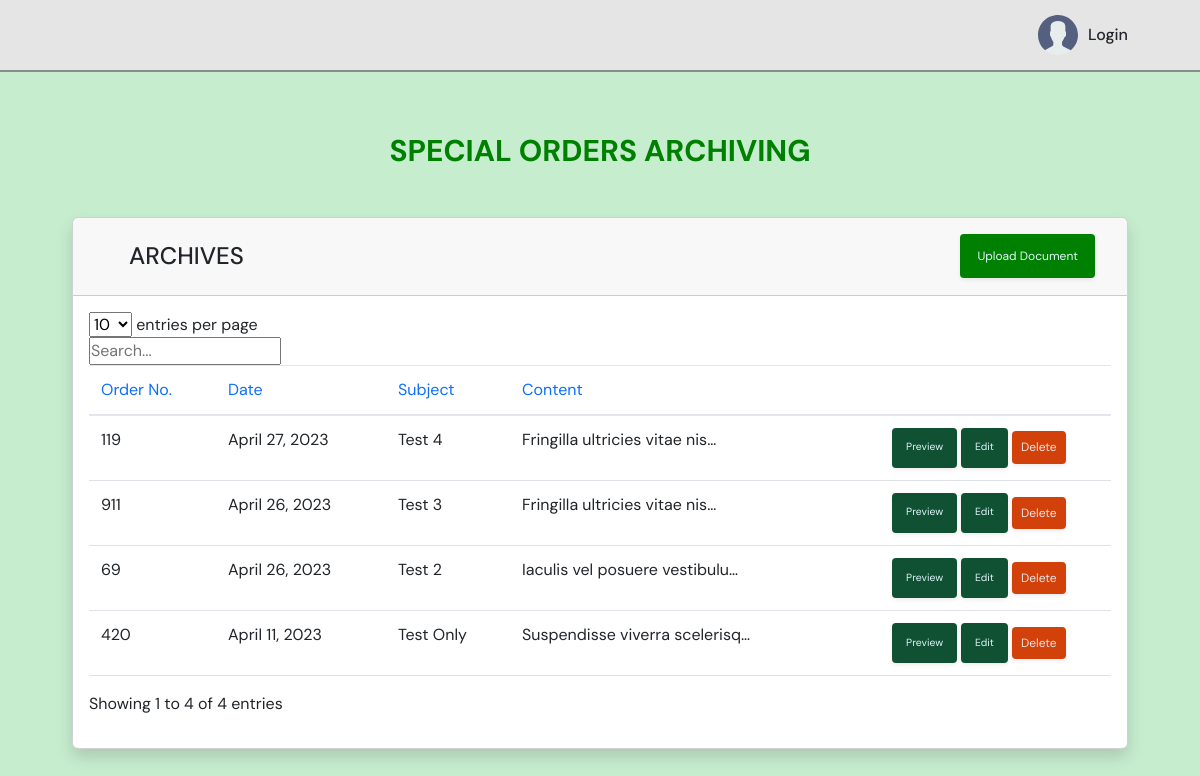
/special-orders/, run on the app's committed database.
### home/models.py (models this page shows, shortened)
class SpecialOrder(models.Model):
    so_no = models.CharField(max_length=10, primary_key=True)
    so_date = models.DateField(null=True, blank=True)
    so_file = models.FileField(null=True, blank=True)
    so_subject =  models.CharField(max_length=255, null=True, blank=True)
    so_content = models.TextField(null=True, blank=True)
    so_for = models.CharField(max_length=100, null=True, blank=True)
    so_signedby = models.CharField(max_length=100, null=True, blank=True)
    created_at = models.DateTimeField(auto_now_add=True)
    created_by = models.CharField(max_length=100, null=True, blank=True)
    modified_at = models.DateTimeField(auto_now=True)
    modified_by = models.CharField(max_length=100, null=True, blank=True)
    class Meta:
        ordering = ['-created_at']

### home/views.py (the view)
# urls.py: path('special-orders/', views.special_orders, name="special-orders"),
def special_orders(request):
    orders = SpecialOrder.objects.all()
    context = {
        'navbar': 'orders',
        'orders': orders
    }
    return render(request, 'home/special_orders.html', context)

### templates/home/special_orders.html (shortened to what this page needs)
{% extends 'index.html' %}
{% load static %}
{% block css %}
<link rel="stylesheet" href="{% static 'css/datatables.css' %}" />
{% endblock css %}
{% block content %}
<main>
	<div class="container">
		<h2 class="head-text">SPECIAL ORDERS ARCHIVING</h2>
		<div class="card shadow mb-4 mt-5">
			<div class="dashboard-header card-header py-3 d-flex flex-row align-items-center justify-content-between">
				<h4 class="font-weight-bold archives">Archives</h4>
				<a href="{% url 'add-order' %}" class="add-docs d-none d-sm-inline-block btn btn-sm shadow-sm"> Upload Document </a>
			</div>
			<div class="card-body">
				<div class="table-responsive">
					<table class="table datatable" width="100%" cellspacing="0">
						<thead>
							<tr>
								<th>Order No.</th>
								<th>Date</th>
								<th>Subject</th>
								<th>Content</th>
								<th></th>
							</tr>
						</thead>
						<tbody>
							{% for order in orders %}
							<tr>
								<td>{{order.so_no}}</td>
								<td>{{order.so_date}}</td>
								<td>{{order.so_subject}}</td>
								<td>{{order.so_content|truncatechars:30}}</td>
								<td class="text-center">
									<span class="pop dl-docs d-none d-sm-inline-block btn btn-sm shadow-sm"> Preview </span>
									<a href="{% url 'edit-order' order.so_no %}" class="dl-docs d-none d-sm-inline-block btn btn-sm shadow-sm"> Edit </a>
									<a href="{% url 'delete-order' order.so_no %}" class="del-docs d-none d-sm-inline-block btn btn-sm shadow-sm"> Delete </a>
								</td>
							</tr>
							{% endfor %}
						</tbody>
					</table>
				</div>
			</div>
		</div>
	</div>
</main>
 {% endblock content %}

### static/css/style.css (style rules this page uses)
:root { --clr-primary-400: hsl(228, 39%, 23%); --clr-white-500: #e1f6fb; --clr-white: #e5e5e5; --clr-gray: #8b8b8b; --clr-dark-gray: hwb(0 26% 74%); --clr-green-100: #75cb98; --clr-green-200: #5dd693; --clr-green-300: #66b366; --clr-green-400: #00b300; --clr-green-500: #198d19; --clr-green-600: #008000; --clr-green-700: #0f5132; }
*, *::before, *::after { box-sizing: border-box; }
* { margin: 0; padding: 0; font: inherit; }
html, body { position: relative; min-height: 100vh; }
body { font-family: "DM Sans", -apple-system, BlinkMacSystemFont, "Segoe UI", Roboto, Oxygen, Ubuntu, Cantarell, "Open Sans", "Helvetica Neue", sans-serif; text-rendering: optimizeSpeed; line-height: 1.5; background-color: #94dda485; }
a { text-decoration: none; }
main { padding-bottom: 370px; }
.container { padding-inline: 12px; }
.head-text { margin-top: 8.3rem; text-align: center; font-size: 30px; font-weight: 700; color: var(--clr-green-600); }
.archives { padding: 0.5rem 0 0 2.5rem; text-transform: uppercase; }
.add-docs { font-size: 0.75rem; color: var(--clr-white-500); background-color: var(--clr-green-600); padding: 0.75rem 1rem; margin-right: 1rem; }
.dl-docs { font-size: 0.65rem; line-height: 1.2; color: var(--clr-white-500); background-color: var(--clr-green-700); padding: 0.8rem; }
.del-docs { font-size: 0.75rem; line-height: 1.2; color: var(--clr-white); background-color: #d3410b; padding: 0.5rem; }
table { border-collapse: collapse; }
.table { width: 100%; margin-bottom: 1rem; color: #858796; }
.table th, .table td { padding: 0.75rem; vertical-align: top; border-top: 1px solid #e3e6f0; }
.table thead th { vertical-align: bottom; border-bottom: 2px solid #e3e6f0; }
.table-responsive { display: block; width: 100%; overflow-x: auto; -webkit-overflow-scrolling: touch; }
@media (min-width: 575px) { .container { max-width: 570px; width: 100%; margin-inline: auto; } }
@media (min-width: 768px) { :root { --fs-2: 6rem; --fs-3: 5.5rem; } }
@media (min-width: 768px) { .container { max-width: 720px; } }
@media (min-width: 992px) { :root { --fs-3: 7rem; } }
@media (min-width: 992px) { .container { max-width: 150rem; width: 90%; margin: auto; } }
@media (min-width: 1200px) { .container { max-width: 150rem; width: 90%; margin: auto; } }

### data on the page
SpecialOrder: so_no "119", so_date "April 27, 2023", so_subject "Test 4", so_content "Fringilla ultricies vitae nis…"
SpecialOrder: so_no "911", so_date "April 26, 2023", so_subject "Test 3", so_content "Fringilla ultricies vitae nis…"
SpecialOrder: so_no "69", so_date "April 26, 2023", so_subject "Test 2", so_content "Iaculis vel posuere vestibulu…"
SpecialOrder: so_no "420", so_date "April 11, 2023", so_subject "Test Only", so_content "Suspendisse viverra scelerisq…"
